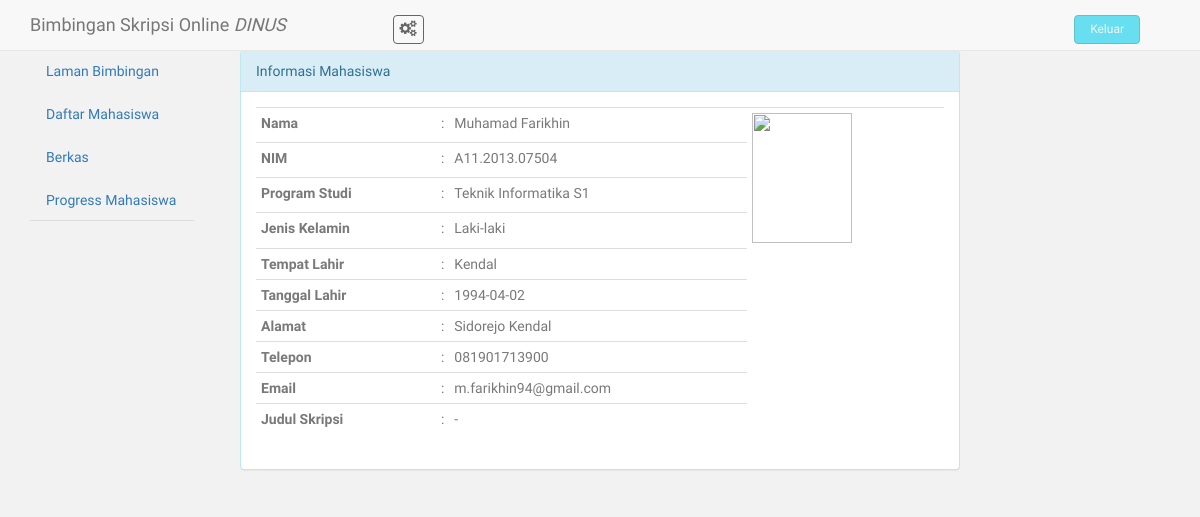
Screenshot of /info_mhs.php?id=1 (signed in) with the database file from the repository.
### tables this page shows
CREATE TABLE IF NOT EXISTS `mahasiswa` (
  `id_mhs` int(10) NOT NULL AUTO_INCREMENT,
  `nama` varchar(50) NOT NULL,
  `nim` varchar(15) NOT NULL,
  `prodi` varchar(30) NOT NULL,
  `jen_kel` enum('Laki-laki','Perempuan') NOT NULL,
  `tempat_lahir` varchar(20) NOT NULL,
  `tgl_lahir` date NOT NULL,
  `alamat` text NOT NULL,
  `telp` varchar(15) NOT NULL,
  `email` varchar(30) NOT NULL,
  `username` varchar(30) NOT NULL,
  `password` varchar(40) NOT NULL,
  `dir_foto` varchar(50) DEFAULT NULL,
  `jdl_skripsi` text NOT NULL,
  PRIMARY KEY (`id_mhs`),
  UNIQUE KEY `username` (`username`)
);

### dosen.php (called while the page is built, shortened)
<?php
	class dosen{
		private $host="localhost";
		private $user="root";
		private $db="bso";
		private $pass="";
		private $conn;
		public function __construct()
		{
			$this->conn = new PDO("mysql:host=".$this->host.";dbname=".$this->db,$this->user,$this->pass);
			$this->conn->setAttribute(PDO::ATTR_ERRMODE, PDO::ERRMODE_EXCEPTION);
		}
		public function infoMhs($id_mhs)
		{
			$sql = "SELECT nama, nim, prodi, jen_kel, tempat_lahir, tgl_lahir, alamat, telp, email, dir_foto, jdl_skripsi
					FROM mahasiswa WHERE id_mhs = :id_mhs";
			$q = $this->conn->prepare($sql) or die("Gagal!");
			$q->bindParam(':id_mhs', $id_mhs);
			$q->execute();
			$data = $q->fetch(PDO::FETCH_ASSOC);
			return $data;
		}
	}
?>

### info_mhs.php (the view, shortened to what this page needs)
<?php
	include_once("dosen.php");
	$obj = new dosen;
	$id_mhs = $_GET['id'];
?>
<!DOCTYPE html>
<html>
<head>
	<link href="assets/css/bootstrap.css" rel="stylesheet">
    <link href="assets/font-awesome/css/font-awesome.css" rel="stylesheet" />
    <link href="assets/css/style.css" rel="stylesheet">
    <link href="assets/css/style-responsive.css" rel="stylesheet">
    </head>
<body>
	<div class="container-fluid">
		<header>
			<div class="navbar navbar-default navbar-fixed-top" role="navigation">
				<div class="navbar-header">
					<div class="container">
						<a class="navbar-brand" href="home_dsn.php">Bimbingan Skripsi Online <em>DINUS</em></a>
						<div class="nav notify-row" id="top_menu">
			                <ul class="nav top-menu">
			                    <li id="header_inbox_bar" class="dropdown">
			                        <a data-toggle="dropdown" class="dropdown-toggle" href="home_dsn.php#">
			                            <i class="fa fa-cogs"></i>
			                        </a>
			                    </li>
			                </ul>
			            </div>
			           	<div class="top-menu">
            				<ul class="nav pull-right top-menu">
                    		<li><a class="logout" href="logout.php">Keluar</a></li>
            				</ul>
            			</div>
					</div>
				</div>
			</div>
		</header>
		<div class="container-fluid" style="padding-top : 50px">
			<div class="row">
				<div class="col-lg-2">
					<ul class="nav nav-tabs nav-stacked" data-spy="affix">
						<li><a href="home_dsn.php">Laman Bimbingan</a></li>
						<li><a href="daftar_mhs.php">Daftar Mahasiswa</a></li>
						<li><a href="berkas_dsn.php">Berkas</a></li>
						<li><a href="#">Progress Mahasiswa</a></li>
					</ul>
				</div>
				<div class="col-lg-8">
	           		<div class="container-fluid">
	           			<div class="panel panel-info">
	           				<div class="panel-heading">
	           				Informasi Mahasiswa
	           				</div>
	           				<div class="panel-body">
	           				<?php
	           					if($obj->infoMhs($id_mhs))
	           					{
	           						extract($obj->infoMhs($id_mhs));
	           						echo '<table class="table table-condensed" border="0">
									<tbody>
										<tr>
											<td><strong>Nama</strong></td>
											<td width="8">:</td>
											<td>'.$nama.'</td>
											<td rowspan="4"><div class="pull right"><img src="'.$dir_foto.'" width="100" height="130"></div></td>
										</tr>
										<tr>
											<td><strong>NIM</strong></td>
											<td width="8">:</td>
											<td>'.$nim.'</td>
										</tr>
										<tr>
											<td><strong>Program Studi</strong></td>
											<td width="8">:</td>
											<td>'.$prodi.'</td>
										</tr>
										<tr>
											<td><strong>Jenis Kelamin</strong></td>
											<td width="8">:</td>
											<td>'.$jen_kel.'</td>
										</tr>
										<tr>
											<td><strong>Tempat Lahir</strong></td>
											<td width="8">:</td>
											<td>'.$tempat_lahir.'</td>
										</tr>
										<tr>
											<td><strong>Tanggal Lahir</strong></td>
											<td width="8">:</td>
											<td>'.$tgl_lahir.'</td>
										</tr>
										<tr>
											<td><strong>Alamat</strong></td>
											<td width="8">:</td>
											<td>'.$alamat.'</td>
										</tr>
										<tr>
											<td><strong>Telepon</strong></td>
											<td width="8">:</td>
											<td>'.$telp.'</td>
										</tr>
										<tr>
											<td><strong>Email</strong></td>
											<td width="8">:</td>
											<td>'.$email.'</td>
										</tr>
										<tr>
											<td><strong>Judul Skripsi</strong></td>
											<td width="8">:</td>
											<td>'.$jdl_skripsi.'</td>
										</tr>
									</tbody>
						</table>';
	           					}
	           				?>
	           				</div>
	           			</div>
					</div>
				</div>
			</div>
		</div>
	</div>
</body>
</html>

### assets/css/style.css (style rules this page uses)
body { color: #797979; background: #f2f2f2; font-family: 'Ruda', sans-serif; padding: 0px !important; margin: 0px !important; font-size:14px; }
ul li { list-style: none; }
a, a:hover, a:focus { text-decoration: none; outline: none; }
ul.top-menu > li > .logout { color: #f2f2f2; font-size: 12px; border-radius: 4px; -webkit-border-radius: 4px; border: 1px solid #64c3c2 !important; padding: 5px 15px; margin-right: 15px; background: #68dff0; margin-top: 15px; }
#top_menu .nav > li, ul.top-menu > li { float: left; }
.notify-row { float: left; margin-top: 15px; margin-left: 92px; }
ul.top-menu > li > a { color: #666666; font-size: 16px; border-radius: 4px; -webkit-border-radius: 4px; border:1px solid #666666 !important; padding: 2px 6px; margin-right: 15px; }

### rows the page displays
mahasiswa: nama "Muhamad Farikhin", nim "A11.2013.07504", prodi "Teknik Informatika S1", jen_kel "Laki-laki", tempat_lahir "Kendal", tgl_lahir "1994-04-02", alamat "Sidorejo Kendal", telp "081901713900", email "m.farikhin94@gmail.com", jdl_skripsi "-"
